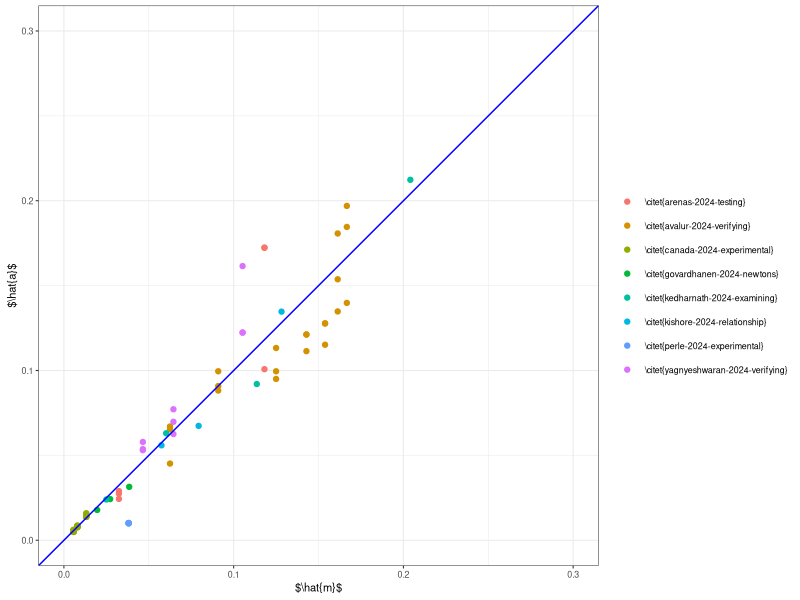
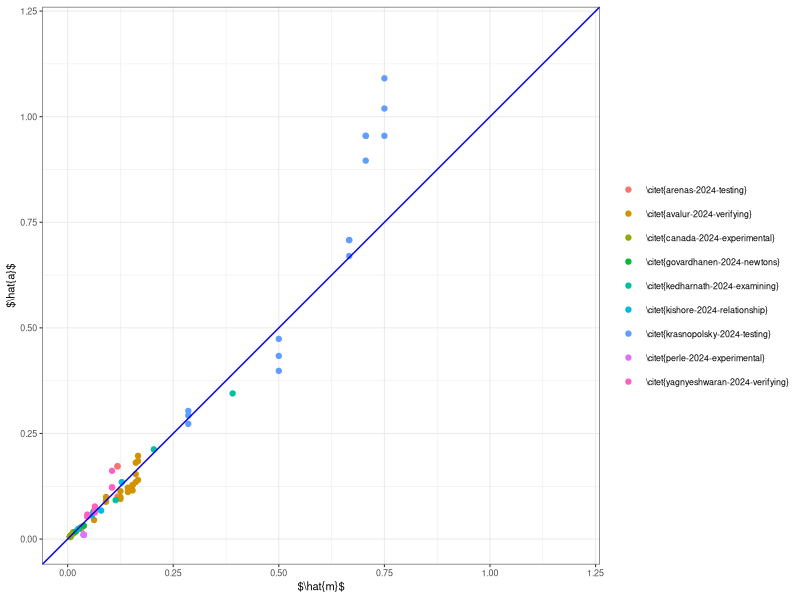

These figures' R source, in order:
library(ggplot2)
raw <- read.csv("all.csv",header=TRUE)

library(dplyr)
filtered <- filter(
    raw,
    source!="krasnopolsky",
    #source!="govardhanen",
    #2*x.m/t.s^2/9.81<0.3,
)

data <- mutate(
 filtered,
 ameas.ms2 = 2*x.m/t.s^2,
 mhat = m2.kg/(m1.kg+m2.kg+mc.kg),
 ahat = ameas.ms2/9.81,
 )

data2 <- mutate(
 raw,
 ameas.ms2 = 2*x.m/t.s^2,
 mhat = m2.kg/(m1.kg+m2.kg+mc.kg),
 ahat = ameas.ms2/9.81,
 )    

library(svglite)
library(scales)
fig3 <- ggplot(data)+geom_point(aes(x=mhat,y=ahat,color=source))+
     ylim(0,0.3)+xlim(0,0.3)+
     geom_abline(slope=1.0,intercept=0.0,color='blue')+
     xlab('$\\hat{m}$')+
    ylab('$\\hat{a}$')+
    scale_color_manual(values=hue_pal()(9),
                         name=NULL,
                         labels=c("\\citet{arenas-2024-testing}",
                                  "\\citet{avalur-2024-verifying}",
                                  "\\citet{canada-2024-experimental}",
                                  "\\citet{govardhanen-2024-newtons}",
                                  "\\citet{kedharnath-2024-examining}",
                                  "\\citet{kishore-2024-relationship}",
                                  #"\\citet{krasnopolsky-2024-testing}",
                                  "\\citet{perle-2024-experimental}",
                                  "\\citet{yagnyeshwaran-2024-verifying}"))+
    theme_bw(base_size=8)+
    guides(color=guide_legend(position="right"))+
    theme(aspect.ratio=1)
svglite('fig3.svg',width=6,height=4,pointsize=8)
print(fig3)
dev.off()

fit1 <- lm(ahat~mhat,data)
summary(fit1)

fit2 <- lm(ahat-mhat~mhat,data)
summary(fit2)

fig2 <- ggplot(data2)+geom_point(aes(x=mhat,y=ahat,color=source))+
     ylim(0,1.2)+xlim(0,1.2)+
     geom_abline(slope=1.0,intercept=0.0,color='blue')+
     xlab('$\\hat{m}$')+
    ylab('$\\hat{a}$')+
    scale_color_manual(values=hue_pal()(9),
                         name=NULL,
                         labels=c("\\citet{arenas-2024-testing}",
                                  "\\citet{avalur-2024-verifying}",
                                  "\\citet{canada-2024-experimental}",
                                  "\\citet{govardhanen-2024-newtons}",
                                  "\\citet{kedharnath-2024-examining}",
                                  "\\citet{kishore-2024-relationship}",
                                  "\\citet{krasnopolsky-2024-testing}",
                                  "\\citet{perle-2024-experimental}",
                                  "\\citet{yagnyeshwaran-2024-verifying}"))+
    theme_bw(base_size=8)+
    guides(color=guide_legend(position="right"))+
    theme(aspect.ratio=1)
svglite('fig2.svg',width=6,height=4,pointsize=8)
print(fig2)
dev.off()

fit3 <- lm(ahat-mhat~mhat,data2)
summary(fit3)
